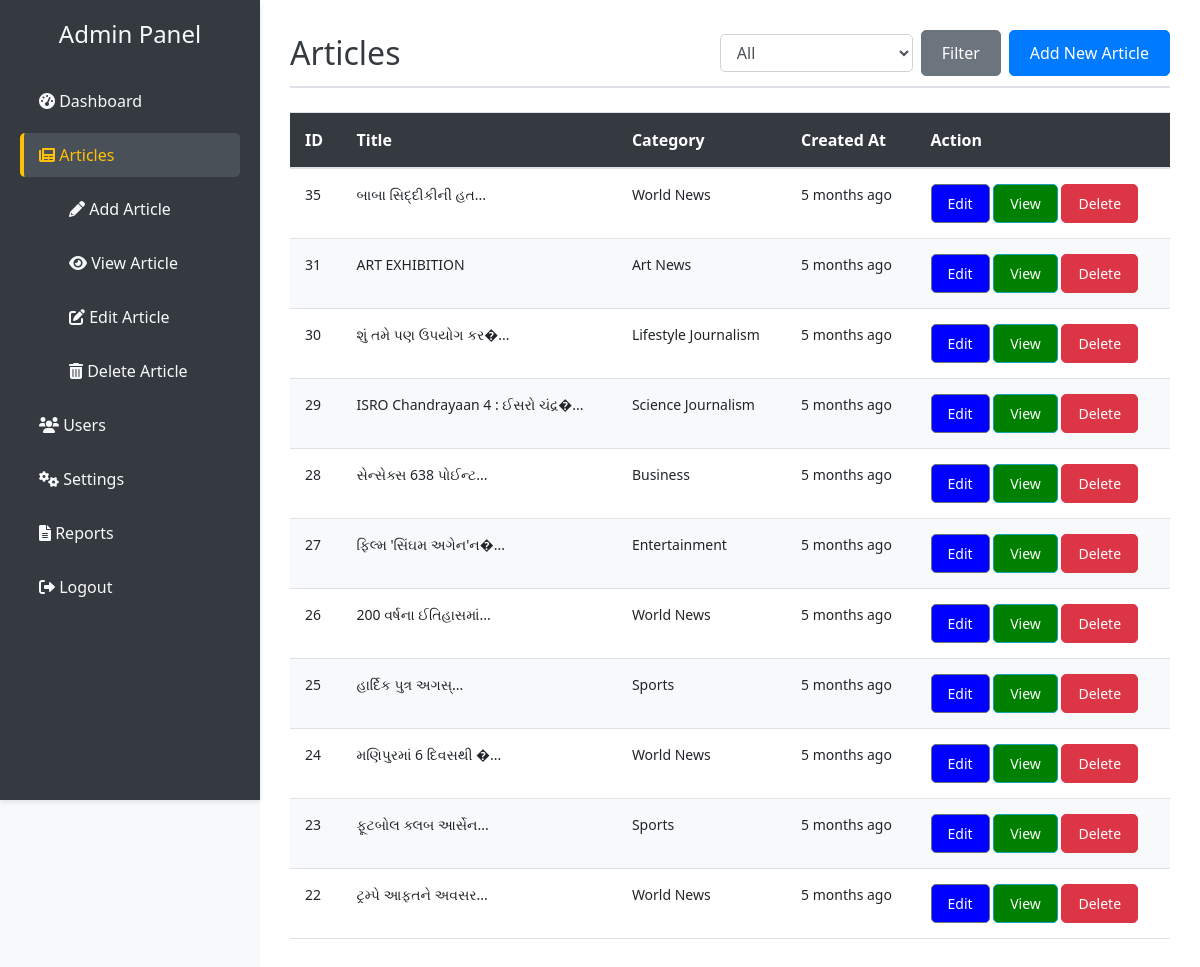
Screenshot of /Admin/articles.php (signed in) with the database file from the repository.
### tables this page shows
CREATE TABLE IF NOT EXISTS `articles` (
  `id` int NOT NULL AUTO_INCREMENT,
  `title` varchar(255) NOT NULL,
  `content` text NOT NULL,
  `author_id` int NOT NULL,
  `created_at` timestamp NULL DEFAULT CURRENT_TIMESTAMP,
  `updated_at` timestamp NULL DEFAULT CURRENT_TIMESTAMP ON UPDATE CURRENT_TIMESTAMP,
  `media` text,
  `cover_image` varchar(255) DEFAULT NULL,
  `category` varchar(255) NOT NULL,
  `city` varchar(255) DEFAULT NULL,
  `views` int DEFAULT '0',
  PRIMARY KEY (`id`),
  KEY `fk_author_id` (`author_id`)
);

### Admin/articles.php (the view, shortened to what this page needs)
<?php
require_once "config.php";
$category_filter = isset($_GET['category']) ? $_GET['category'] : '';
if ($category_filter) {
    $sql = "SELECT * FROM articles WHERE category = ?";
    if ($stmt = mysqli_prepare($link, $sql)) {
        mysqli_stmt_bind_param($stmt, "s", $category_filter);
        mysqli_stmt_execute($stmt);
        $result = mysqli_stmt_get_result($stmt);
    }
} else {
    $sql = "SELECT * FROM articles Order by id DESC";
    $result = mysqli_query($link, $sql);
}
if (!isset($stmt)) {
    $result = mysqli_query($link, $sql);
}
function timeAgo($datetime) {
    $now = new DateTime();
    $ago = new DateTime($datetime);
    $diff = $now->diff($ago);
    $diffSeconds = ($diff->y * 365 * 24 * 60 * 60) +
                   ($diff->m * 30 * 24 * 60 * 60) +
                   ($diff->d * 24 * 60 * 60) +
                   ($diff->h * 60 * 60) +
                   ($diff->i * 60) +
                   $diff->s;
    if ($diffSeconds < 60) {
        return $diffSeconds . ' second' . ($diffSeconds != 1 ? 's' : '') . ' ago';
    } elseif ($diffSeconds < 3600) {
        $minutes = floor($diffSeconds / 60);
        return $minutes . ' minute' . ($minutes != 1 ? 's' : '') . ' ago';
    } elseif ($diffSeconds < 86400) {
        $hours = floor($diffSeconds / 3600);
        return $hours . ' hour' . ($hours != 1 ? 's' : '') . ' ago';
    } elseif ($diffSeconds < 604800) {
        $days = floor($diffSeconds / 86400);
        return $days . ' day' . ($days != 1 ? 's' : '') . ' ago';
    } elseif ($diffSeconds < 2419200) {
        $weeks = floor($diffSeconds / 604800);
        return $weeks . ' week' . ($weeks != 1 ? 's' : '') . ' ago';
    } elseif ($diffSeconds < 29030400) {
        $months = floor($diffSeconds / 2419200);
        return $months . ' month' . ($months != 1 ? 's' : '') . ' ago';
    } else {
        $years = floor($diffSeconds / 29030400);
        return $years . ' year' . ($years != 1 ? 's' : '') . ' ago';
    }
}
?>
<!DOCTYPE html>
<html lang="en">
<head>
    <link rel="stylesheet" href="https://stackpath.bootstrapcdn.com/bootstrap/4.5.2/css/bootstrap.min.css">
    <link rel="stylesheet" href="https://cdnjs.cloudflare.com/ajax/libs/font-awesome/6.0.0-beta3/css/all.min.css">
    <link rel="stylesheet" href="dashboard.css">
    <link rel="stylesheet" href="article.css">
</head>
<body>
    <div class="sidebar">
        <h2>Admin Panel</h2>
        <ul>
            <li><a href="index.php"><i class="fas fa-tachometer-alt"></i> Dashboard</a></li>
            <li><a href="articles.php" class="active"><i class="fas fa-newspaper"></i> Articles</a></li>
            <li class="sub-item" style="margin-left: 30px;"><a href="add_article.php"><i class="fas fa-pencil-alt"></i> Add Article</a></li>
            <li class="sub-item" style="margin-left: 30px;"><a href="article_view.php"><i class="fas fa-eye"></i> View Article</a></li>
            <li class="sub-item" style="margin-left: 30px;"><a href="article_Edit.php"><i class="fas fa-edit"></i> Edit Article</a></li>
            <li class="sub-item" style="margin-left: 30px;"><a href="article_Delete.php"><i class="fas fa-trash-alt"></i> Delete Article</a></li>
            <li><a href="users.php"><i class="fas fa-users"></i> Users</a></li>
            <li><a href="settings.php"><i class="fas fa-cogs"></i> Settings</a></li>
            <li><a href="reports.php"><i class="fas fa-file-alt"></i> Reports</a></li>
            <li><a href="logout.php"><i class="fas fa-sign-out-alt"></i> Logout</a></li>
        </ul>
    </div>
    <div class="main-content">
        <header>
            <h1>Articles</h1>
            <div class="d-flex align-items-center">
                <form class="form-inline mr-2" method="get" action="articles.php">
                    <select name="category" id="category" class="form-control mr-2">
                        <option value="">All</option>
                    </select>
                    <button type="submit" class="btn btn-secondary">Filter</button>
                </form>
                <a href="add_article.php" class="btn btn-primary" style="float: right;">Add New Article</a>
            </div>
        </header>
        <div class="mt-4">
            <?php if (mysqli_num_rows($result) > 0): ?>
                <table class="table">
                    <thead>
                        <tr>
                            <th>ID</th>
                            <th>Title</th>
                            <th>Category</th>
                            <th>Created At</th>
                            <th>Action</th>
                        </tr>
                    </thead>
                    <tbody>
                        <?php while ($row = mysqli_fetch_assoc($result)): ?>
                            <tr>
                                <td><?php echo $row['id']; ?></td>
                                <td><?php $title = $row['title'];
                                        if (strlen($title) > 50) {
                                        $title = substr($title, 0, 50) . '...';
                                        }
                                        echo htmlspecialchars($title);
                                    ?>
                                </td>
                                <td><?php echo $row['category']; ?></td>
                                <td><?php echo timeAgo($row['created_at']); ?></td>
                                <td>
                                    <a href="editarticle.php?id=<?php echo $row['id']; ?>" class="btn btn-secondary" style="color:white; background-color:blue;">Edit</a>
                                    <a href="view_article.php?id=<?php echo $row['id']; ?>" class="btn btn-info" style="color:white; background-color:green">View</a>
                                    <a href="delete_article.php?id=<?php echo $row['id']; ?>" class="btn btn-danger" style="color:white;" onclick="return confirm('Are you sure you want to delete this article?');">Delete</a>
                                </td>
                            </tr>
                        <?php endwhile; ?>
                    </tbody>
                </table>
            <?php else: ?>
                <p>No articles found for the selected category. Please select a different category.</p>
            <?php endif; ?>
        </div>
    </div>
</body>
</html>

### Admin/dashboard.css (style rules this page uses)
body { margin: 0; font-family: 'Segoe UI', Tahoma, Geneva, Verdana, sans-serif; background-color: #e9ecef; color: #495057; transition: background-color 0.3s, color 0.3s; overflow-x: hidden; }
.sidebar { height: 100vh; width: 260px; position: fixed; top: 0; left: 0; background-color: #343a40; color: #f8f9fa; overflow-x: hidden; padding: 20px; box-shadow: 0 2px 5px rgba(0, 0, 0, 0.1); transition: width 0.3s; }
.sidebar h2 { font-size: 1.5em; text-align: center; margin-bottom: 30px; }
.sidebar ul { list-style-type: none; padding: 0; }
.sidebar ul li { margin: 10px 0; }
.sidebar ul li a { color: #f8f9fa; text-decoration: none; display: block; font-size: 16px; padding: 10px 15px; border-radius: 5px; transition: background-color 0.3s, color 0.3s, border 0.3s; border-left: 4px solid transparent; }
.sidebar ul li a.active { background-color: #495057; color: #ffc107; border-left: 4px solid #ffc107; }
.main-content { margin-left: 260px; padding: 30px; background-color: #f8f9fa; min-height: 100vh; transition: margin-left 0.3s; }

### Admin/article.css (style rules this page uses)
body { font-family: 'Segoe UI', Tahoma, Geneva, Verdana, sans-serif; background-color: #f8f9fa; color: #495057; margin: 0; }
.main-content { margin-left: 260px; padding: 30px; background-color: #ffffff; min-height: 100vh; transition: margin-left 0.3s ease; }
header { display: flex; justify-content: space-between; align-items: center; margin-bottom: 20px; padding-bottom: 10px; border-bottom: 2px solid #dee2e6; background-color: #ffffff; }
header h1 { margin: 0; font-size: 2em; color: #343a40; }
header .form-inline { display: flex; align-items: center; }
header .form-control { border-radius: 5px; border: 1px solid #ced4da; }
header .btn { border-radius: 5px; padding: 10px 20px; font-size: 16px; }
header .btn-primary { background-color: #007bff; border-color: #007bff; color: #ffffff; }
header .btn-secondary { background-color: #6c757d; border-color: #6c757d; color: #ffffff; }
.table { width: 100%; border-collapse: collapse; background-color: #ffffff; }
.table th, .table td { padding: 15px; text-align: left; border-bottom: 1px solid #dee2e6; }
.table th { background-color: #343a40; color: #ffffff; font-size: 16px; }
.table td { background-color: #ffffff; font-size: 14px; }
.table tr:nth-child(even) td { background-color: #f8f9fa; }
.table a { color: #007bff; text-decoration: none; }
.btn { border-radius: 5px; padding: 8px 16px; font-size: 14px; transition: background-color 0.3s, color 0.3s, border-color 0.3s; }
.btn-secondary { background-color: #6c757d; border-color: #6c757d; color: #ffffff; }
.btn-info { background-color: #17a2b8; border-color: #17a2b8; color: #ffffff; }
.btn-danger { background-color: #dc3545; border-color: #dc3545; color: #ffffff; }
.form-control { display: inline-block; width: auto; height: calc(2.25rem + 2px); padding: 0.375rem 0.75rem; font-size: 1rem; font-weight: 400; line-height: 1.5; color: #495057; background-color: #ffffff; background-clip: padding-box; border: 1px solid #ced4da; border-radius: 0.25rem; transition: border-color 0.15s ease-in-out, box-shadow 0.15s ease-in-out; }
.table, header { animation: fadeIn 0.5s ease-in; }

### rows the page displays
articles: id "35", title "બાબા સિદ્દીકીની હત...", category "World News", created_at "5 months ago"
articles: id "31", title "ART EXHIBITION", category "Art News", created_at "5 months ago"
articles: id "30", title "શું તમે પણ ઉપયોગ કર�...", category "Lifestyle Journalism", created_at "5 months ago"
articles: id "29", title "ISRO Chandrayaan 4 : ઈસરો ચંદ્ર�...", category "Science Journalism", created_at "5 months ago"
articles: id "28", title "સેન્સેક્સ 638 પોઈન્ટ...", category "Business", created_at "5 months ago"
articles: id "27", title "ફિલ્મ 'સિંઘમ અગેન'ન�...", category "Entertainment", created_at "5 months ago"
articles: id "26", title "200 વર્ષના ઈતિહાસમાં...", category "World News", created_at "5 months ago"
articles: id "25", title "હાર્દિક પુત્ર અગસ્...", category "Sports", created_at "5 months ago"
articles: id "24", title "મણિપુરમાં 6 દિવસથી �...", category "World News", created_at "5 months ago"
articles: id "23", title "ફૂટબોલ ક્લબ આર્સેન...", category "Sports", created_at "5 months ago"
articles: id "22", title "ટ્રમ્પે આફતને અવસર...", category "World News", created_at "5 months ago"
